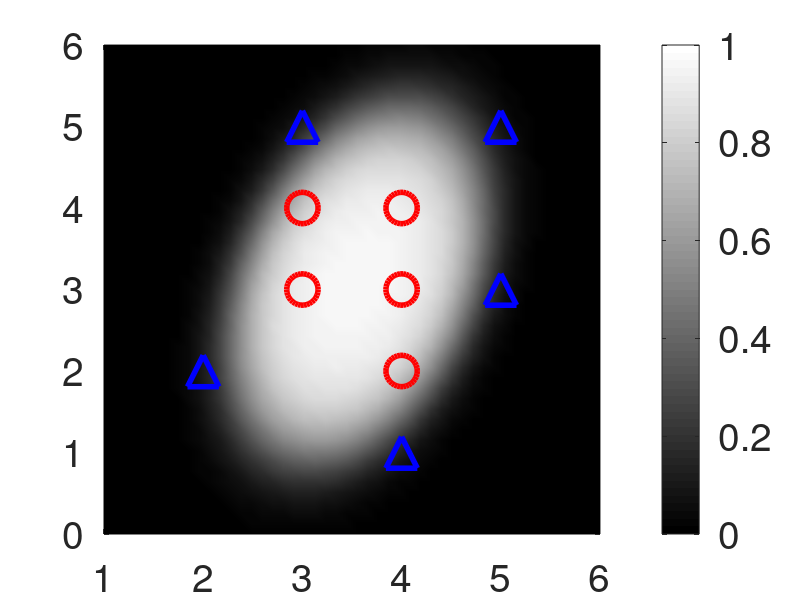
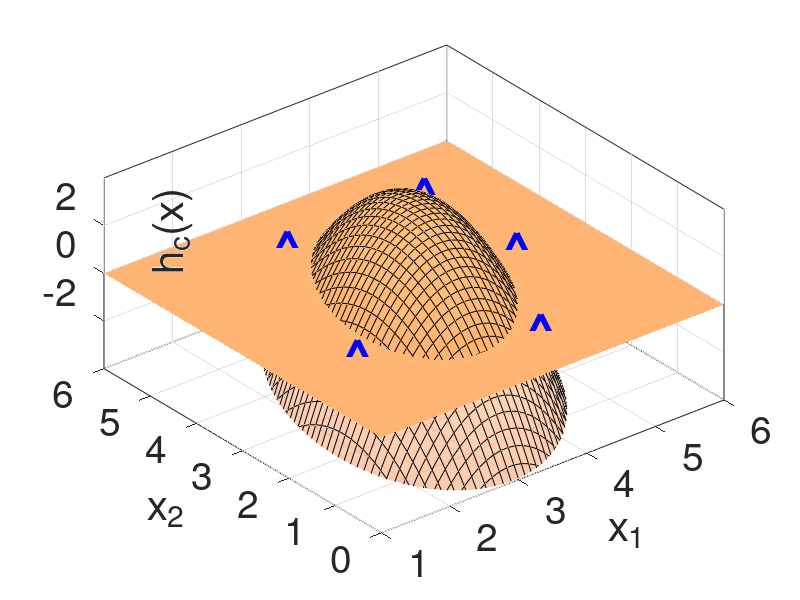
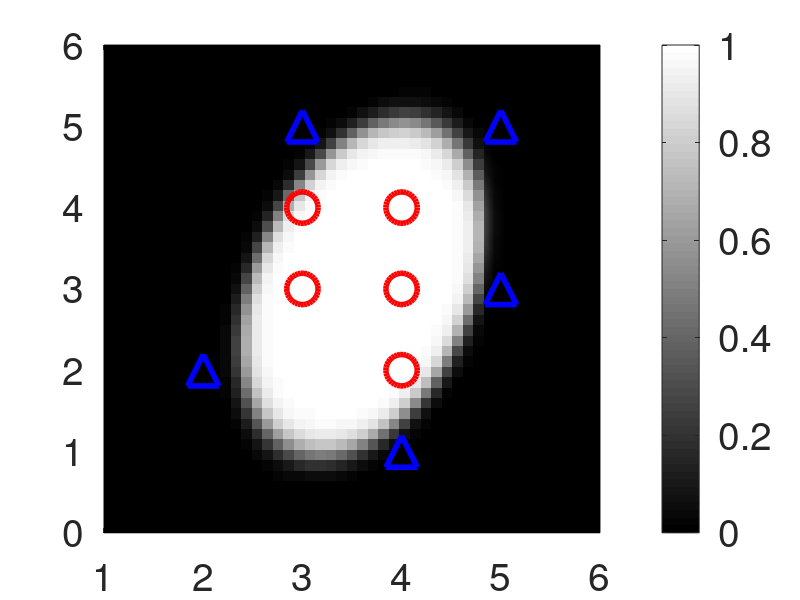
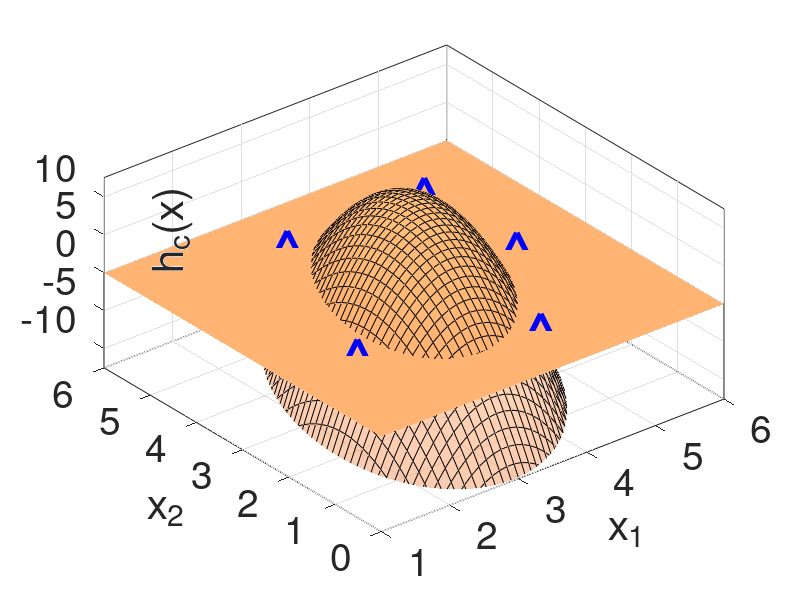

Write MATLAB code to recreate these figures, in order.
%
%close all
clear
DATA.LINEWIDTH=4;
DATA.FONTSIZE=28;
DATA.MARKERSIZE=20;



X1=load('data1.txt'); 
X2=load('data2.txt');


%%%%%%%%%%%%%%%%%%%%%%%%%%%%%%%%%%%%%%%%%%%%%%%%%%%%%%%%%%%%%%%%%%%%%%%%%%%%%%%%
function F=func_sigmoid(C,X)
    F=1./(1.0+exp(-func_a(X)*C));
endfunction

function a=func_a(X)
    b0=ones(size(X,1),1);
    b1=X;
    b2=[X(:,1).^2 X(:,2).^2 X(:,1).*X(:,2)];
    a=[b0 b1 b2];
    
endfunction


function H=func_logit(F)
    H=log(F./(1-F));
endfunction

function plot_hx(X1,X2,C,DATA)
    X=[X1;X2];

    L=48;
    U=linspace(round(min(X(:,1)))-1,round(max(X(:,1)))+1,L);
    V=linspace(round(min(X(:,2)))-1,round(max(X(:,2)))+1,L);
    [UU VV]=meshgrid(U,V);
    ZZ=zeros(size(UU));
    SS=zeros(size(UU));
    L=numel(UU);
    for II=1:L
        ZZ(II)=func_a([UU(II) VV(II)])*C;
        SS(II)=func_sigmoid(C,[UU(II) VV(II)]);
    endfor


    %hold on
    s2=pcolor(UU,VV,SS);
    colormap(copper)
    shading interp;
    %set(s1,'edgecolor','none')
    set(s2,'facealpha',1.0)
    %hold off

    hold on
    s1=surf(UU,VV,ZZ);
    hx=xlabel("x_1");
    set(hx,'fontsize',DATA.FONTSIZE);
    hy=ylabel("x_2");
    set(hy,'fontsize',DATA.FONTSIZE);
    hz=zlabel("h_{c}(x)");
    set(hz,'fontsize',DATA.FONTSIZE);
    pos=get (hz,'position') 
    set (hz,'position',[pos(1) pos(2)-2 1.2*max(max(ZZ))]); 
    %shading interp;
    %set(s1,'edgecolor','none')
    set(s1,'facealpha',0.5)
    %colormap(jet)
    zlim([-1.2*max(max(ZZ)) 1.2*max(max(ZZ))]);
    grid on
    view([-38.986 47.931])
    hold off

    hold on
    scatter(X1(:,1),X1(:,2),512,'b','^','linewidth',DATA.LINEWIDTH) 
    hold off
    hold on
    scatter(X2(:,1),X2(:,2),512,'r','o','linewidth',DATA.LINEWIDTH) 
    hold off

    grid on
    set(gca,'fontsize',DATA.FONTSIZE);
endfunction

function C=func_getc(X1,X2,B,DATA)

    Y1=B*ones(size(X1,1),1);
    Y2=(1-B)*ones(size(X2,1),1);


    X=[X1;X2];
    Y=[Y1;Y2];
    A=func_a(X);

    C=inv(A'*A)*A'*func_logit(Y);

    L=48;
    U=linspace(round(min(X(:,1)))-1,round(max(X(:,1)))+1,L);
    V=linspace(round(min(X(:,2)))-1,round(max(X(:,2)))+1,L);
    [UU VV]=meshgrid(U,V);
    ZZ=zeros(size(UU));
    L=numel(UU);
    for II=1:L
        ZZ(II)=func_sigmoid(C,[UU(II) VV(II)]);
    endfor
   
    pcolor(UU,VV,ZZ)
    colormap(gray)
    shading interp;
    hc=colorbar;
    set(hc,'fontsize',DATA.FONTSIZE);

    hold on
    scatter(X1(:,1),X1(:,2),512,'b','^','linewidth',DATA.LINEWIDTH) 
    hold off
    hold on
    scatter(X2(:,1),X2(:,2),512,'r','o','linewidth',DATA.LINEWIDTH) 
    hold off
    %hold on
    %plot(U,-(C(1)/C(3))-(C(2)/C(3))*U,':k','linewidth',DATA.LINEWIDTH)
    %ylim([min(V) max(V)])
    %hold off

    grid

    set(gca,'fontsize',DATA.FONTSIZE);

endfunction

B=0.1
C=func_getc(X1,X2,B,DATA)
%set(gca,'linewidth',LINEWIDTH);
print(gcf,'ex2s1-reglogrnr1poly.eps','-depsc')

plot_hx(X1,X2,C,DATA);
print(gcf,'ex2s1-reglogrnr1polyhx.eps','-depsc','-tight',['-F:' num2str(DATA.FONTSIZE)])

B=0.001
C=func_getc(X1,X2,B,DATA)
%set(gca,'linewidth',LINEWIDTH);
print(gcf,'ex2s2-reglogrnr1poly.eps','-depsc')

plot_hx(X1,X2,C,DATA);
print(gcf,'ex2s2-reglogrnr1polyhx.eps','-depsc','-tight',['-F:' num2str(DATA.FONTSIZE)])

